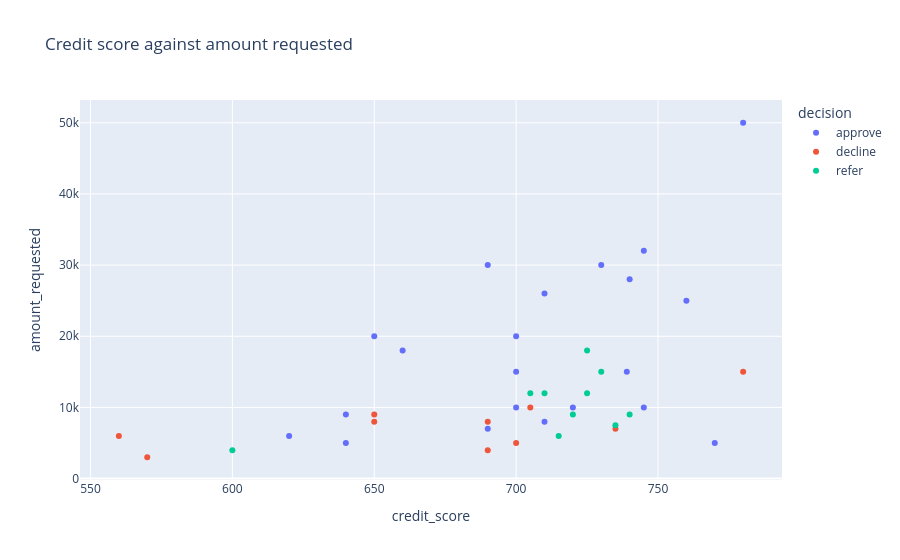

The notebook cell this image was saved under:
### Code cell
fig = px.scatter(data, x="credit_score", y="amount_requested", color="decision", hover_data=["application_id", "tests"], title="Credit score against amount requested")
fig.show()

### Figure 1 — Plotly figure (JSON) as saved in the notebook; plotly's stock layout.template omitted (floating-point values rounded to 4 significant figures)
{"data": [{"customdata": [["APP-5001", "A routine approval with every document attached"], ["APP-5002", "A routine car loan approval"], ["APP-5006", "The income limit at 25% cuts the loan to $12,000"], ["APP-5007", "DTI over 40% means reducing the loan until it fits"], ["APP-5010", "Stated income within 10%, but the income limit uses the verified $62,000"], ["APP-5011", "Self-employed income is the average of two years, not the latest year"], ["APP-5016", "A car loan is capped at the vehicle price"], ["APP-5020", "DTI of 42.6% is allowed because the 745 score gets the 45% limit"], ["APP-5022", "A small routine approval"], ["APP-5023", "A bankruptcy 30 months ago is not a decline, and the 25% income limit applies"], ["APP-5024", "A request above the $40,000 personal loan maximum"], ["APP-5025", "Two missed payments is under the limit of three"], ["APP-5026", "The income limit cuts to $13,500, then DTI cuts again to $11,000"], ["APP-5027", "The DTI limit allows $12,969, which rounds down to $12,500, not up to $13,000"], ["APP-5028", "A score of 739 gets the 40% DTI limit, not 45%"], ["APP-5029", "A score of exactly 620 is not a referral"], ["APP-5030", "Stated income exactly 10% above verified is not more than 10%, so no referral"], ["APP-5033", "A bankruptcy discharged exactly 24 months ago is not a decline"], ["APP-5038", "Biweekly pay of $2,500 is $65,000 a year (26 paydays), not $60,000"], ["APP-5040", "Capped at the vehicle price, and a score of exactly 740 gets the 45% DTI limit"], ["APP-5041", "Exactly 6 months in the job is not a referral"]], "hovertemplate": "decision=approve<br>credit_score=%{x}<br>amount_requested=%{y}<br>application_id=%{customdata[0]}<br>tests=%{customdata[1]}<extra></extra>", "legendgroup": "approve", "marker": {"color": "#636efa", "symbol": "circle"}, "mode": "markers", "name": "approve", "orientation": "v", "showlegend": true, "x": [720, 760, 650, 700, 745, 710, 730, 745, 770, 640, 780, 690, 660, 700, 739, 620, 700, 640, 690, 740, 710], "xaxis": "x", "y": [10000, 25000, 20000, 15000, 32000, 26000, 30000, 10000, 5000, 9000, 50000, 7000, 18000, 20000, 15000, 6000, 10000, 5000, 30000, 28000, 8000], "yaxis": "y", "type": "scatter"}, {"customdata": [["APP-5003", "A credit score below 580 is a hard decline"], ["APP-5004", "A bankruptcy discharged 10 months ago is a hard decline"], ["APP-5008", "Existing debts leave no room for any loan above the product minimum"], ["APP-5012", "Self-employed for 18 months is a hard decline"], ["APP-5015", "Buying cryptocurrency is a prohibited purpose"], ["APP-5018", "Three missed payments is a hard decline despite a good score"], ["APP-5034", "A bankruptcy discharged 22 months ago is a decline"], ["APP-5035", "A hard decline comes before the referral for a missing payslip"], ["APP-5036", "Stock for an online shop is business use on a personal loan"], ["APP-5037", "The most that fits is $4,500, below the $5,000 car loan minimum"]], "hovertemplate": "decision=decline<br>credit_score=%{x}<br>amount_requested=%{y}<br>application_id=%{customdata[0]}<br>tests=%{customdata[1]}<extra></extra>", "legendgroup": "decline", "marker": {"color": "#EF553B", "symbol": "circle"}, "mode": "markers", "name": "decline", "orientation": "v", "showlegend": true, "x": [560, 650, 690, 705, 780, 700, 690, 570, 735, 650], "xaxis": "x", "y": [6000, 8000, 8000, 10000, 15000, 5000, 4000, 3000, 7000, 9000], "yaxis": "y", "type": "scatter"}, {"customdata": [["APP-5005", "Missing payslips means a referral"], ["APP-5009", "Stated income 21% above the payslips is a referral"], ["APP-5013", "A credit score of 600 is a referral, not a decline"], ["APP-5014", "A temporary resident is referred despite strong numbers"], ["APP-5017", "A car loan without a vehicle quote is referred"], ["APP-5019", "Four months in the current job is a referral"], ["APP-5021", "The bank statement shows a $650 monthly loan the application does not declare"], ["APP-5031", "Stated income 10.3% above verified is just over the line, a referral"], ["APP-5032", "Self-employed with only one tax return is a missing document"], ["APP-5039", "Stated income matches the latest year but is far above the two-year average"]], "hovertemplate": "decision=refer<br>credit_score=%{x}<br>amount_requested=%{y}<br>application_id=%{customdata[0]}<br>tests=%{customdata[1]}<extra></extra>", "legendgroup": "refer", "marker": {"color": "#00cc96", "symbol": "circle"}, "mode": "markers", "name": "refer", "orientation": "v", "showlegend": true, "x": [735, 710, 600, 740, 725, 715, 705, 720, 725, 730], "xaxis": "x", "y": [7500, 12000, 4000, 9000, 18000, 6000, 12000, 9000, 12000, 15000], "yaxis": "y", "type": "scatter"}], "layout": {"xaxis": {"anchor": "y", "domain": [0.0, 1.0], "title": {"text": "credit_score"}}, "yaxis": {"anchor": "x", "domain": [0.0, 1.0], "title": {"text": "amount_requested"}}, "legend": {"title": {"text": "decision"}, "tracegroupgap": 0}, "title": {"text": "Credit score against amount requested"}}}
